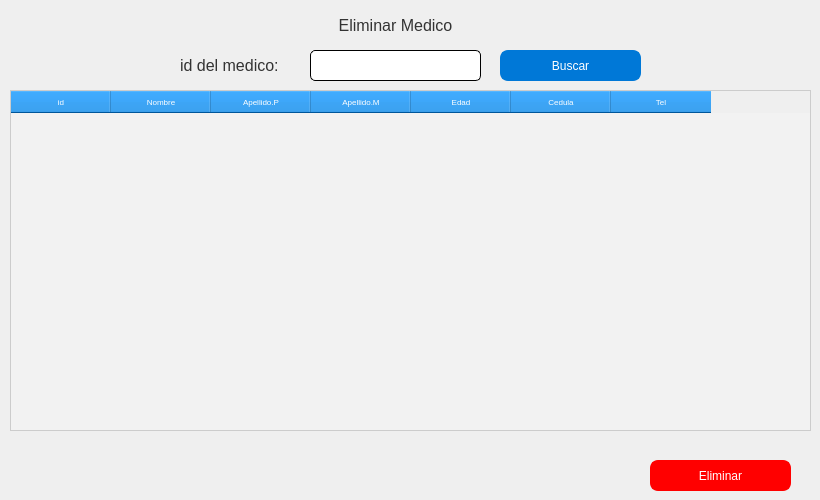
     <widget class="QWidget" name="W_Eliminar">
      <widget class="QLabel" name="label_14">
       <property name="geometry">
        <rect>
         <x>10</x>
         <y>10</y>
         <width>771</width>
         <height>31</height>
        </rect>
       </property>
       <property name="styleSheet">
        <string notr="true">/* Estilos para el QLabel */
QLabel {
    color: #333333; /* Color del texto (negro) */
    font-size: 16px; /* Tamaño de fuente */
}

/* Estilos para el QLabel cuando está enlazado (hover) */
QLabel:hover {
    color: #4CAF50; /* Color del texto cuando está enlazado (verde) */
    text-decoration: underline; /* Subrayar el texto cuando está enlazado */
}

/* Estilos para el QLabel cuando está seleccionado */
QLabel:selected {
    background-color: #4CAF50; /* Color de fondo cuando está seleccionado (verde) */
    color: #ffffff; /* Color del texto cuando está seleccionado (blanco) */
}
</string>
       </property>
       <property name="text">
        <string>Eliminar Medico</string>
       </property>
       <property name="alignment">
        <set>Qt::AlignCenter</set>
       </property>
      </widget>
      <widget class="QLabel" name="label_15">
       <property name="geometry">
        <rect>
         <x>180</x>
         <y>50</y>
         <width>121</width>
         <height>31</height>
        </rect>
       </property>
       <property name="font">
        <font>
         <pointsize>-1</pointsize>
        </font>
       </property>
       <property name="styleSheet">
        <string notr="true">/* Estilos para el QLabel */
QLabel {
    color: #333333; /* Color del texto (negro) */
    font-size: 16px; /* Tamaño de fuente */
}

/* Estilos para el QLabel cuando está enlazado (hover) */
QLabel:hover {
    color: #4CAF50; /* Color del texto cuando está enlazado (verde) */
    text-decoration: underline; /* Subrayar el texto cuando está enlazado */
}

/* Estilos para el QLabel cuando está seleccionado */
QLabel:selected {
    background-color: #4CAF50; /* Color de fondo cuando está seleccionado (verde) */
    color: #ffffff; /* Color del texto cuando está seleccionado (blanco) */
}
</string>
       </property>
       <property name="text">
        <string>id del medico:</string>
       </property>
      </widget>
      <widget class="QLineEdit" name="IN_Buscar_ID_Enfermera">
       <property name="geometry">
        <rect>
         <x>310</x>
         <y>50</y>
         <width>171</width>
         <height>31</height>
        </rect>
       </property>
       <property name="styleSheet">
        <string notr="true">/* Estilos para el QLineEdit */
QLineEdit {
    background-color: #ffffff; /* Color de fondo del QLineEdit (blanco) */
    color: #333333; /* Color del texto (negro) */
    border: 1px solid #000000; /* Borde del QLineEdit (negro) */
    border-radius: 5px; /* Radio del borde para que tenga bordes redondeados */
    padding: 5px; /* Espacio interno del QLineEdit */
}

/* Estilos para el QLineEdit cuando está enfocado */
QLineEdit:focus {
    background-color: #ffffff; /* Mantenemos el mismo color de fondo cuando está enfocado */
    border: 2px solid #4CAF50; /* Borde del QLineEdit cuando está enfocado (verde) */
}

/* Estilos para el QLineEdit cuando está deshabilitado */
QLineEdit:disabled {
    background-color: #e0e0e0; /* Color de fondo del QLineEdit cuando está deshabilitado (gris claro) */
    color: #999999; /* Color del texto cuando está deshabilitado (gris más oscuro) */
}



</string>
       </property>
      </widget>
      <widget class="QPushButton" name="BT_Buscar_Eliminar">
       <property name="geometry">
        <rect>
         <x>500</x>
         <y>50</y>
         <width>141</width>
         <height>31</height>
        </rect>
       </property>
       <property name="styleSheet">
        <string notr="true">
QPushButton {
    background-color: #0078d7; /* Color de fondo azul */
    color: white; /* Color del texto */
    border: 2px solid #0078d7; /* Grosor y color del borde azul */
    border-radius: 8px; /* Radio de los bordes (hace que el botón se vea redondeado) */
    padding: 8px 16px; /* Espaciado interno (ajusta según el tamaño del botón) */
}

QPushButton:hover {
    background-color: #005ca3; /* Color de fondo azul al pasar el mouse por encima */
}

QPushButton:pressed {
    background-color: #003d66; /* Color de fondo azul al hacer clic en el botón */
}
</string>
       </property>
       <property name="text">
        <string>Buscar</string>
       </property>
      </widget>
      <widget class="QPushButton" name="BT_Eliminar_Enfermera">
       <property name="geometry">
        <rect>
         <x>650</x>
         <y>460</y>
         <width>141</width>
         <height>31</height>
        </rect>
       </property>
       <property name="styleSheet">
        <string notr="true">QPushButton {
    background-color: #FF0000; /* Color de fondo rojo */
    color: white; /* Color del texto */
    border: 2px solid #FF0000; /* Grosor y color del borde rojo */
    border-radius: 8px; /* Radio de los bordes (hace que el botón se vea redondeado) */
    padding: 8px 16px; /* Espaciado interno (ajusta según el tamaño del botón) */
}

QPushButton:hover {
    background-color: #CC0000; /* Color de fondo rojo al pasar el mouse por encima */
}

QPushButton:pressed {
    background-color: #990000; /* Color de fondo rojo al hacer clic en el botón */
}
</string>
       </property>
       <property name="text">
        <string>Eliminar</string>
       </property>
      </widget>
      <widget class="QTableWidget" name="TB_Eliminar_Enfermera">
       <property name="geometry">
        <rect>
         <x>10</x>
         <y>90</y>
         <width>801</width>
         <height>341</height>
        </rect>
       </property>
       <property name="font">
        <font>
         <pointsize>6</pointsize>
        </font>
       </property>
       <property name="styleSheet">
        <string notr="true">QTableWidget {
    background-color: #f2f2f2; /* Color de fondo de la tabla */
    alternate-background-color: #e6e6e6; /* Color de fondo de filas alternas */
    color: #333333; /* Color del texto */
    border: 1px solid #cccccc; /* Grosor y color del borde */
    gridline-color: #cccccc; /* Color de las líneas de la cuadrícula */
}

QTableWidget::item:selected {
    background-color: #0078d7; /* Color de fondo al seleccionar un ítem */
    color: white; /* Color del texto seleccionado */
}

QTableWidget::item:focus {
    background-color: #b3d9ff; /* Color de fondo cuando el ítem tiene el foco */
}

QHeaderView::section {
    background-color: #0078d7; /* Color de fondo de las cabeceras de las columnas */
    color: white; /* Color del texto en las cabeceras de las columnas */
    padding: 4px; /* Espaciado interno de las cabeceras de las columnas */
}

QHeaderView::section:checked {
    background-color: #001e4f; /* Color de fondo de la columna activa en una selección múltiple */
}
</string>
       </property>
       <column>
        <property name="text">
         <string>id</string>
        </property>
       </column>
       <column>
        <property name="text">
         <string>Nombre</string>
        </property>
       </column>
       <column>
        <property name="text">
         <string>Apellido.P</string>
        </property>
       </column>
       <column>
        <property name="text">
         <string>Apellido.M</string>
        </property>
       </column>
       <column>
        <property name="text">
         <string>Edad</string>
        </property>
       </column>
       <column>
        <property name="text">
         <string>Cedula</string>
        </property>
       </column>
       <column>
        <property name="text">
         <string>Tel</string>
        </property>
       </column>
      </widget>
     </widget>
